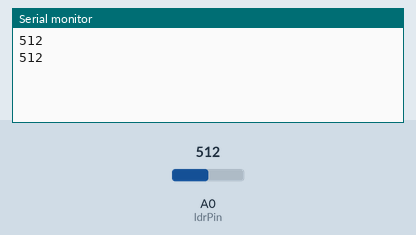
Simulated run of this sketch. Board: Arduino Uno, built with avr-gcc and run on an emulated ATmega328P. Parts: the last lines printed to the serial monitor. The test bench sets the inputs (shaded band); at power-on: A0 (ldrPin) = 512.

Above: at 1.2 s.
1.3 s: A0 (ldrPin) set to 716
At 2.6 s:
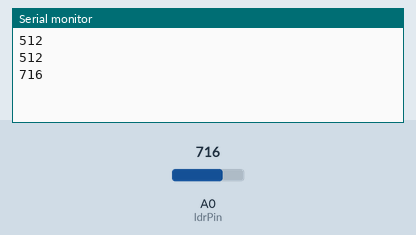
2.8 s: A0 (ldrPin) set to 900
At 3.7 s:
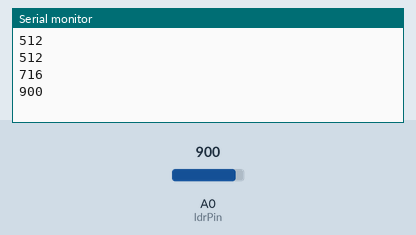
Timing chart, 0 to 5.8 s (numbered marks = the images above; inputs shaded):
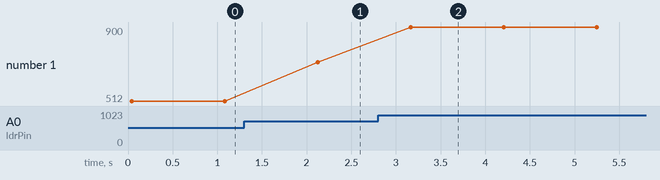

The sketch:

8-sample-averaging.ino
```cpp
const int ldrPin = A0;

void setup() {
  Serial.begin(9600);
}

void loop() {

  long total = 0;

  for(int i = 0; i < 8; i++) {
    total += analogRead(ldrPin);
    delay(5);
  }

  int average = total / 8;

  Serial.println(average);

  delay(1000);
}
```

Measured:
- after the input at 1.3 s, the serial monitor: prints a new line after 0.82 s (image 1)
- after the input at 2.8 s, the serial monitor: prints a new line after 0.36 s (image 2)
- plotted number 1: 512 → 716 after the input at 1.3 s, 716 → 900 after the input at 2.8 s
